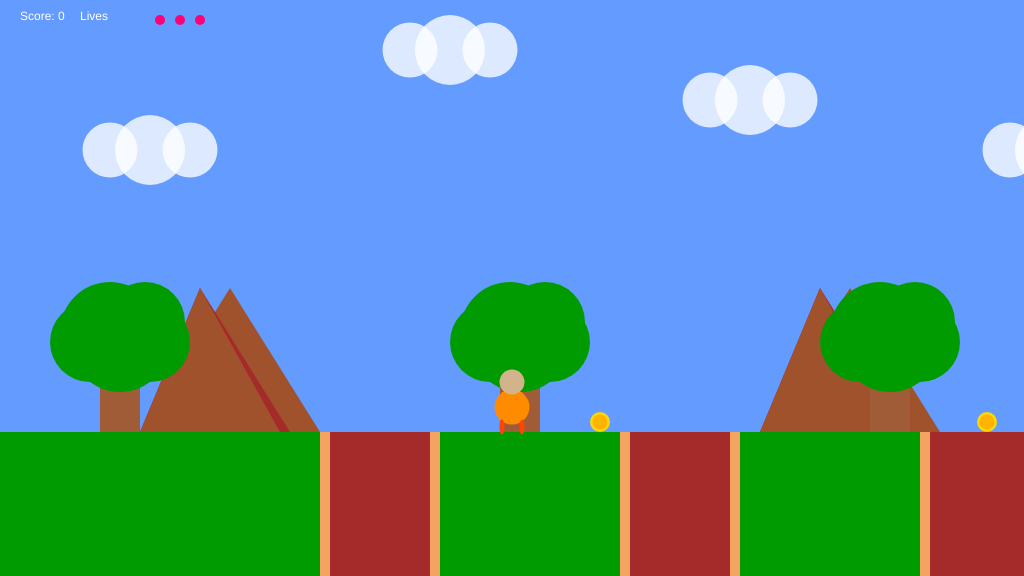
Frame 1 (no input)
Frame 60 (no input): identical to frame 1, image omitted
Frame 120 (the mouse pressed at the canvas centre since frame 60): identical to frame 1, image omitted

The p5.js sketch that drew this single still picture (run headless with seeded random() and noise() and a simulated clock; from frame 60 on, the mouse is pressed at the canvas centre):

// p5.js sketch
// ── sketch.js
/*

The Game Project 6 - Adding Game Mechanics

*/


// VARIABLE DECLARATION //
var gameChar_x;
var gameChar_y;
var floorPos_y;
var scrollPos;
var gameChar_world_x;

var isLeft;
var isRight;
var isFalling;
var isPlummeting;

var trees_x;

var collectables;

var mountains;
var clouds;

var game_score;

var flagpole;

var Lives;

var isDead;


function setup()
{
	createCanvas(1024, 576);
	floorPos_y = height * 3/4;
	Lives = 3;
	startGame();
}	

function draw()
{
	background(100, 155, 255); // fill the sky blue

	noStroke();
	fill(0,155,0);
	rect(0, floorPos_y, width, height/4); // draw some green ground

	push()
	translate(scrollPos, 0)

	// Draw clouds.
	drawClouds();

	// Draw mountains.
	drawMountains();


	// Draw trees.
	drawTrees();

	// Draw canyons.
	for(var i = 0; i < canyons.length; i++)
	{
		checkCanyon(canyons[i]);
		drawCanyon(canyons[i]);
	}

	// Draw collectable items.

	for(var i = 0; i < collectables.length; i++)
	{
		

		if(!collectables[i].isFound)
		{
			drawCollectable(collectables[i]);
			checkCollectable(collectables[i]);
		}
	}

	if(!isDead)
	{
		checkPlayerDie();
	}

	//FlagPole
	renderFlasgpole();
	checkFlagPole();

	
	

	pop()

	// Draw game character.
	
	drawGameChar();

	//Game Score Counter
	fill(255);
	noStroke();
	text("Score: " + game_score, 20, 20);

	//Lives Counter
	fill(255);
	noStroke();
	text("Lives ", 80, 20);

	for(var i = 0;i < Lives ; i++)
	{
		fill(255, 0, 120);
		ellipse(160 +  i * 20, 20, 10)
	}

	if(flagpole.isReached)
	{
		push()
		fill(255, 120, 50, 80);
		rect(0, 0, width, height)
		fill(255);
		textSize(50);
		text("Level Complete", width/2, height/2);
		pop()

		return
	}

	if(Lives < 1)
	{
		push()
		fill(255, 0, 255, 100);
		rect(0, 0, width, height);
		fill(255);
		textSize(50);
		text("Game Over.", width/2 - 500, height/2 - 60);
		text("Press Space to continue", width/2 - 500, height/2);
		pop()

		keyPressed()
		{
			if(keyCode == 32)
			{
				Lives = 3;
				startGame();
			}
		}

		return
	}



	// Logic to make the game character move or the background scroll.
	isLeftM()

	if(isRight)
	{
		if(gameChar_x < width * 0.8)
		{
			gameChar_x  += 4;
		}
		else
		{
			scrollPos -= 4; // negative for moving against the background
		}
	}

	// Logic to make the game character rise and fall.
	// Gravity
	if(gameChar_y < floorPos_y)
	{
		isFalling = true;
		gameChar_y += 3;

	}

	else
	{
		isFalling = false;
	}


	// Update real position of gameChar for collision detection.
	gameChar_world_x = gameChar_x - scrollPos;
}


// ---------------------
// Key control functions
// ---------------------

function keyPressed(){

	if(keyCode == 37)
	{
		isLeft = true;
	}

	if(keyCode == 39)
	{
		isRight = true;
	}

	if(keyCode == 32 && gameChar_y >= floorPos_y)
	{
		isFalling = false;
		gameChar_y -= 100;
	}


}

function keyReleased()
{

	if(keyCode == 37)
	{
		isLeft = false;
	}

	if(keyCode == 39)
	{
		isRight = false;
	}

	if(keyCode == 32)
	{
		isFalling = true;
	}

	console.log(game_score);
}


// ------------------------------
// Game character render function
// ------------------------------

// Function to draw the game character.

function drawGameChar()
{
	// draw game character
    if(isLeft && isFalling)
	{
		// add your jumping-left code
        
        //Character Body
        fill(255, 140, 0);
        ellipse(gameChar_x, gameChar_y - 25, 25, 35);

        //Character Legs
        fill(255, 69, 0);
        ellipse(gameChar_x + 8, gameChar_y - 7, 10, 5);

        ellipse(gameChar_x - 10, gameChar_y - 5, 5, 5);

        //Character head
        fill(210, 180, 140);
        ellipse(gameChar_x, gameChar_y - 50, 20, 25);

	}
	else if(isRight && isFalling)
	{
		// add your jumping-right code
        
        //Character Body
	   fill(255, 140, 0);
	   ellipse(gameChar_x, gameChar_y - 25, 25, 35);
        
	   //Character Legs
	   fill(255, 69, 0);
	   ellipse(gameChar_x + 8, gameChar_y - 5, 5, 5);

	   ellipse(gameChar_x - 10, gameChar_y - 7, 10, 5);

	   //Character head
	   fill(210, 180, 140);
	   ellipse(gameChar_x, gameChar_y - 50, 20, 25);

	}
	else if(isLeft)
	{
		// add your walking left code
        
        //Character Body
        fill(255, 140, 0);
        ellipse(gameChar_x, gameChar_y - 25, 25, 35);

        //Character Legs
        fill(255, 69, 0);
        ellipse(gameChar_x + 8, gameChar_y - 7, 15, 5);

        ellipse(gameChar_x - 10, gameChar_y - 5, 5, 15);

        //Character head
        fill(210, 180, 140);
        ellipse(gameChar_x, gameChar_y - 50, 20, 25);


	}
	else if(isRight)
	{
		// add your walking right code
        
        //Character Body
        fill(255, 140, 0);
        ellipse(gameChar_x, gameChar_y - 25, 25, 35);

        //Character Legs
        fill(255, 69, 0);
        ellipse(gameChar_x + 8, gameChar_y - 5, 5, 15);

        ellipse(gameChar_x - 10, gameChar_y - 7, 15, 5);

        //Character head
        fill(210, 180, 140);
        ellipse(gameChar_x, gameChar_y - 50, 20, 25);


	}
	else if(isFalling || isPlummeting)
	{
		// add your jumping facing forwards code
        
        //Character Body
        fill(255, 140, 0);
        ellipse(gameChar_x, gameChar_y - 25, 35);

        //Character Legs
        fill(255, 69, 0);
        ellipse(gameChar_x + 10, gameChar_y - 5, 5, 7);

        ellipse(gameChar_x - 10, gameChar_y - 5, 5, 7);

        //Character head
        fill(210, 180, 140);
        ellipse(gameChar_x, gameChar_y - 50, 25);


	}
	else
	{
		// add your standing front facing code
        
        //Character Body
        fill(255, 140, 0);
        ellipse(gameChar_x, gameChar_y - 25, 35);

        //Character Legs
        fill(255, 69, 0);
        ellipse(gameChar_x + 10, gameChar_y - 5, 5, 15);

        ellipse(gameChar_x - 10, gameChar_y - 5, 5, 15);

        //Character head
        fill(210, 180, 140);
        ellipse(gameChar_x, gameChar_y - 50, 25);


	}

}

// ---------------------------
// Background render functions
// ---------------------------

// Function to draw cloud objects.
function drawClouds()
{
	for(var i = 0; i < clouds.length; i++)
	{
		fill(255, 255, 255, 200);
		ellipse(clouds[i].x_pos, clouds[i].y_pos, 70, 70);
		ellipse(clouds[i].x_pos + 40, clouds[i].y_pos, 55, 55);
		ellipse(clouds[i].x_pos - 40, clouds[i].y_pos, 55, 55);
	}
}

// Function to draw mountains objects.
function drawMountains()
{
	for(var i = 0 ; i < mountains.length ; i++ )
	{

		fill(160, 82, 45);
		triangle(mountains[i].x_pos1 + 30, mountains[i].y_pos1, mountains[i].x_pos2,
			mountains[i].y_pos2, mountains[i].x_pos3 + 30, mountains[i].y_pos3);

		fill(165, 42, 42);
		triangle(mountains[i].x_pos1, mountains[i].y_pos1, mountains[i].x_pos2,
			mountains[i].y_pos2, mountains[i].x_pos3, mountains[i].y_pos3);


		fill(160, 82, 45);
		triangle(mountains[i].x_pos1, mountains[i].y_pos1, mountains[i].x_pos2,
			mountains[i].y_pos2, mountains[i].x_pos3 - 10, mountains[i].y_pos3);
	}
}

// Function to draw trees objects.
function drawTrees()
{
	for(var i = 0; i < trees_x.length ; i++)
		{
			fill(160, 92, 55);
			rect(trees_x[i], floorPos_y - 100, 40, 100);

			fill(0,155,0);
			ellipse(trees_x[i] + 20, floorPos_y - 90, 100, 100);
			ellipse(trees_x[i] + 50, floorPos_y - 90, 80, 80);
			ellipse(trees_x[i] - 10, floorPos_y - 90, 80, 80);
			ellipse(trees_x[i] + 45, floorPos_y - 110, 80, 80);
			ellipse(trees_x[i] + 10, floorPos_y - 100, 100);
		}

}


// ---------------------------------
// Canyon render and check functions
// ---------------------------------

// Function to draw canyon objects.

function drawCanyon(t_canyon)
{
	fill(244, 164, 96)
	rect(t_canyon.x_pos + 10, 432, t_canyon.width + 20, 200);
	fill(165, 42, 42);
	rect(t_canyon.x_pos + 20, 432, t_canyon.width, 200);
}

// Function to check character is over a canyon.

function checkCanyon(t_canyon)
{
	if((gameChar_world_x < t_canyon.x_pos + 100 && gameChar_y >= floorPos_y) && (gameChar_world_x> t_canyon.x_pos && gameChar_y >= floorPos_y ))
	{
		isPlummeting = true;
		gameChar_y += 15;

	}
	else
	{
		isPlummeting = false;
	}
}

// ----------------------------------
// Collectable items render and check functions
// ----------------------------------

// Function to draw collectable objects.

function drawCollectable(t_collectable)
{
	fill(255, 215, 0);
	ellipse(t_collectable.x_pos, t_collectable.y_pos, t_collectable.size - 30)

	fill(255, 180, 0);
	ellipse(t_collectable.x_pos, t_collectable.y_pos, t_collectable.size - 35);
}

// Function to check character has collected an item.

function checkCollectable(t_collectable)
{
	distance =  dist(gameChar_world_x, gameChar_y, t_collectable.x_pos, t_collectable.y_pos)

	if(distance <= t_collectable.size)
	{
		t_collectable.isFound = true;
		console.log("Triggered")
		game_score += 1;
	}
}

function renderFlasgpole()
{
	push();
	stroke(150);
	strokeWeight(5);
	line(flagpole.x_pos, floorPos_y, flagpole.x_pos, floorPos_y - 100);
	pop();

	if(flagpole.isReached)
	{
		noStroke();
		fill(255, 0, 120);
		rect(flagpole.x_pos, floorPos_y - 100, 20, 20);

		return
	}
	else
	{
		noStroke();
		fill(255, 0, 120);
		rect(flagpole.x_pos - 20, floorPos_y - 100, 20, 20);
	}

}

function checkFlagPole()
{

	distance = gameChar_world_x - flagpole.x_pos;
	distance = abs(distance);

	if(distance < 5)
	{
		flagpole.isReached = true;
	}

}

//Function for Left Movement
function isLeftM()
{
	if(isPlummeting)
	{
		return
	}
	if(isLeft)
	{
		
		
		if(gameChar_x > width * 0.2)
		{
			gameChar_x -= 4;
		}
		else
		{
			scrollPos += 4;
		}
		
	}
}

//Function to Check If player Has died
function checkPlayerDie()
{
	if(gameChar_y > width)
	{
		isDead = true;
		Lives -= 1;
		
		if(Lives > 0)
		{
			startGame();
		}
	}

	
}

//Function to Start The Game
function startGame()
{
	gameChar_x = width/2;
	gameChar_y = floorPos_y;

	// Variable to control the background scrolling.
	scrollPos = 0;

	// Variable to store the real position of the gameChar in the game
	// world. Needed for collision detection.
	gameChar_world_x = gameChar_x - scrollPos;

	// Boolean variables to control the movement of the game character.
	isLeft = false;
	isRight = false;
	isFalling = false;
	isPlummeting = false;

	// Initialise arrays of scenery objects.
	trees_x = [100, 500, 870, 1350, 1700, 2100, 2500]

	//Collectables
	collectables = [{x_pos: 600, y_pos: 422, size: 50,isFound: false},
					{x_pos: 987, y_pos: 422, size: 50,isFound: false},
					{x_pos: 1242, y_pos: 422, size: 50,isFound: false},
					{x_pos: 1242 + 487, y_pos: 422, size: 50,isFound: false},
					{x_pos: 1242 + 255, y_pos: 422, size: 50,isFound: false}
					]

	//clouds Array
	clouds = [{x_pos: 150, y_pos: 150,}, {x_pos: 450,y_pos: 50,}, {x_pos: 750,y_pos: 100},
			  {x_pos: 1050, y_pos: 150}, {x_pos: 1350,y_pos: 50}, {x_pos: 1650,y_pos: 100}]

	//Mountain Array
	mountains = [{x_pos1: 200, y_pos1: 288, x_pos2: 140, y_pos2: 432, x_pos3: 290, y_pos3:432},
				 {x_pos1: 820, y_pos1: 288, x_pos2: 760, y_pos2: 432, x_pos3: 910, y_pos3:432},
				 {x_pos1: 820 + 620, y_pos1: 288, x_pos2: 760 + 620, y_pos2: 432, x_pos3: 910 + 620, y_pos3:432},]

	//Canyon
	canyons =  [{x_pos: 310, width: 100},
				{x_pos: 610, width: 100},
				{x_pos: 610 + 300, width: 100},
				{x_pos: 610 + 600, width: 100},
				{x_pos: 610 + 900, width: 100},
				{x_pos: 610 + 1300, width: 100}
				]


	game_score = 0;
	isDead = false;

	//Flag Pole
	flagpole = {x_pos: 2500,
				isReached: false
			}
}
